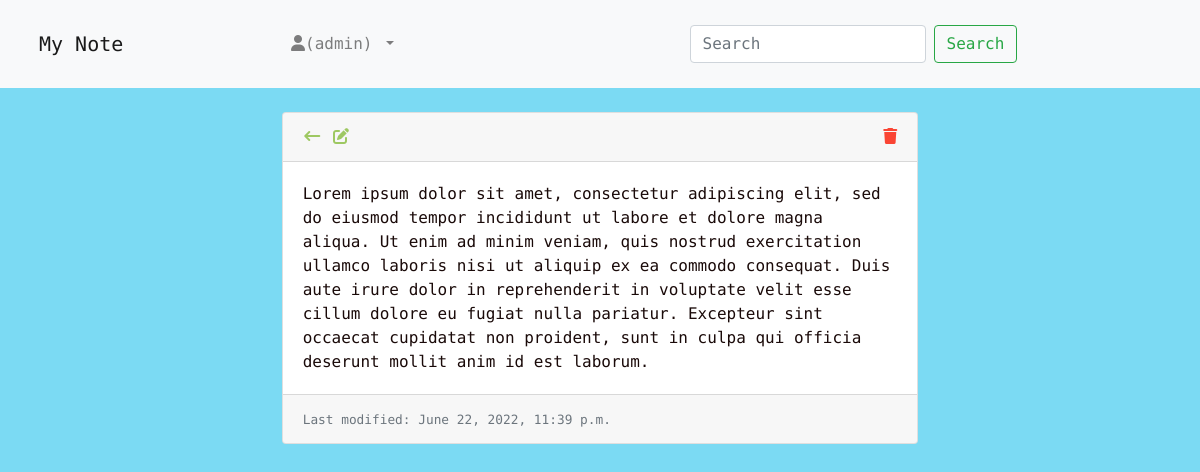
Page /notes/3/ (signed in) on the committed database.
### note/models.py (models this page shows, shortened)
class Note(models.Model):
    text = models.TextField(max_length=4000)
    created_by = models.ForeignKey(User, on_delete=models.CASCADE, related_name="notes")
    created_on = models.DateTimeField(auto_now_add=True)
    modified_on = models.DateTimeField(auto_now=True)

### note/views.py (the view)
# urls.py: path('<int:pk>/', views.NoteDetailView.as_view(), name='note_detail'),
class NoteDetailView(LoginRequiredMixin, DetailView):
    model = Note
    template_name = 'note_detail.html'
    context_object_name = 'note'
    def get_queryset(self):
        queryset = super().get_queryset()
        return queryset.filter(created_by=self.request.user)

### templates/note_detail.html (shortened to what this page needs)
{% extends 'base.html' %}
{% load static %}
{% block css %}<link rel="stylesheet" href="{% static 'style_detail.css' %}">{% endblock css %}
{% block content %}
    <div class="row justify-content-center">
        <div class="col-lg-8 col-md-10 col-sm-12">
            <div class="card">
                <div class="card-header">
                    <div class="card-header-left">
                        <a href="{% url 'note_list' %}"><i class="fa-solid fa-arrow-left-long"></i></a>
                        <a href="{% url 'note_update' note.pk %}"><i class="fa-solid fa-pen-to-square"></i></a>
                    </div>
                    <div class="card-header-right">
                        <a href="{% url 'note_delete' note.pk %}"><i class="fa-solid fa-trash"></i></a>
                    </div>
                </div>
                <div class="card-body">
                    {{ note.text }}
                </div>
                <div class="card-footer">
                    <small class="text-muted">
                        Last modified: {{ note.modified_on }}
                    </small>
                </div>
            </div>
        </div>
    </div>
{% endblock content %}

### templates/base.html (shortened to what this page needs)
{% load static %}
<!DOCTYPE html>
<html lang="en">
<head>
    <link rel="stylesheet" href="https://cdnjs.cloudflare.com/ajax/libs/font-awesome/6.1.1/css/all.min.css" />
    <link rel="stylesheet" href="{% static 'bootstrap.min.css' %}">
    <link rel="stylesheet" href="{% static 'style.css' %}">
    {% block css %}{% endblock css %}
</head>
<body>
    {% block body %}
    <nav class="navbar sticky-top navbar-expand-lg navbar-light bg-light mb-4 p-4">
        <div class="container-fluid">
            <a class="navbar-brand" href="#">My Note</a>
            <div class="collapse navbar-collapse justify-content-around" id="navbarSupportedContent">
                <ul class="navbar-nav me-auto mb-2 mb-lg-0">
                    <li class="nav-item dropdown">
                        <a class="nav-link dropdown-toggle" href="#" id="navbarDropdown" role="button" data-bs-toggle="dropdown" aria-expanded="false">
                            <i class="fa fa-user"></i>({{ user.username }})
                        </a>
                    </li>
                </ul>
                <form class="d-flex">
                    <input class="form-control me-2" type="search" placeholder="Search" aria-label="Search">
                    <button class="btn btn-outline-success ml-2" type="submit">Search</button>
                </form>
            </div>
        </div>
    </nav>
    <div class="container">
        {% block content %}
        {% endblock content %}
    </div>
    {% endblock body %}
</body>
</html>

### static/style.css (style rules this page uses)
* { box-sizing: border-box; }
body { background-color: #7bdaf3; font-family: 'Roboto Mono', monospace; margin: 0; }
.container { width: 100%; max-width: 1000px; margin: 0 auto; }
.card-header { display: flex; justify-content: space-between; }
.card-header .fa-solid { font-size: 1rem; }
.card-header-left a { color: #9EC862; padding: 0.1rem; }
.card-header-right a { color: #fa4534; }
.card-body { color: #1a0a09; }

### rows in the picture
Note: text "Lorem ipsum dolor sit amet, consectetur adipiscing elit, sed do eiusmod tempor incididunt ut labore et dolore magna aliqua. Ut enim ad minim veniam, quis nostrud exercitation ullamco laboris nisi ut aliquip ex ea commodo consequat. Duis aute irure dolor in reprehenderit in voluptate velit esse cillum dolore eu fugiat nulla pariatur. Excepteur sint occaecat cupidatat non proident, sunt in culpa qui officia deserunt mollit anim id est laborum.", modified_on "June 22, 2022, 11:39 p.m."

### other values in the picture
{{ user.username }} "admin"
